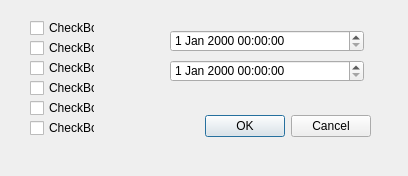
<?xml version="1.0" encoding="UTF-8"?>
<ui version="4.0">
 <class>Dialog</class>
 <widget class="QDialog" name="Dialog">
  <property name="geometry">
   <rect>
    <x>0</x>
    <y>0</y>
    <width>408</width>
    <height>176</height>
   </rect>
  </property>
  <property name="windowTitle">
   <string>Dialog</string>
  </property>
  <widget class="QDialogButtonBox" name="buttonBox">
   <property name="geometry">
    <rect>
     <x>200</x>
     <y>110</y>
     <width>171</width>
     <height>32</height>
    </rect>
   </property>
   <property name="orientation">
    <enum>Qt::Horizontal</enum>
   </property>
   <property name="standardButtons">
    <set>QDialogButtonBox::Cancel|QDialogButtonBox::Ok</set>
   </property>
  </widget>
  <widget class="QCheckBox" name="checkBox">
   <property name="geometry">
    <rect>
     <x>30</x>
     <y>20</y>
     <width>65</width>
     <height>16</height>
    </rect>
   </property>
   <property name="text">
    <string>CheckBox</string>
   </property>
  </widget>
  <widget class="QCheckBox" name="checkBox_2">
   <property name="geometry">
    <rect>
     <x>30</x>
     <y>40</y>
     <width>65</width>
     <height>16</height>
    </rect>
   </property>
   <property name="text">
    <string>CheckBox</string>
   </property>
  </widget>
  <widget class="QCheckBox" name="checkBox_3">
   <property name="geometry">
    <rect>
     <x>30</x>
     <y>60</y>
     <width>65</width>
     <height>16</height>
    </rect>
   </property>
   <property name="text">
    <string>CheckBox</string>
   </property>
  </widget>
  <widget class="QCheckBox" name="checkBox_4">
   <property name="geometry">
    <rect>
     <x>30</x>
     <y>80</y>
     <width>65</width>
     <height>16</height>
    </rect>
   </property>
   <property name="text">
    <string>CheckBox</string>
   </property>
  </widget>
  <widget class="QCheckBox" name="checkBox_5">
   <property name="geometry">
    <rect>
     <x>30</x>
     <y>100</y>
     <width>65</width>
     <height>16</height>
    </rect>
   </property>
   <property name="text">
    <string>CheckBox</string>
   </property>
  </widget>
  <widget class="QCheckBox" name="checkBox_6">
   <property name="geometry">
    <rect>
     <x>30</x>
     <y>120</y>
     <width>65</width>
     <height>16</height>
    </rect>
   </property>
   <property name="text">
    <string>CheckBox</string>
   </property>
  </widget>
  <widget class="QDateTimeEdit" name="dateTimeEdit">
   <property name="geometry">
    <rect>
     <x>170</x>
     <y>30</y>
     <width>194</width>
     <height>22</height>
    </rect>
   </property>
  </widget>
  <widget class="QDateTimeEdit" name="dateTimeEdit_2">
   <property name="geometry">
    <rect>
     <x>170</x>
     <y>60</y>
     <width>194</width>
     <height>22</height>
    </rect>
   </property>
  </widget>
 </widget>
 <resources/>
 <connections>
  <connection>
   <sender>buttonBox</sender>
   <signal>accepted()</signal>
   <receiver>Dialog</receiver>
   <slot>accept()</slot>
   <hints>
    <hint type="sourcelabel">
     <x>248</x>
     <y>254</y>
    </hint>
    <hint type="destinationlabel">
     <x>157</x>
     <y>274</y>
    </hint>
   </hints>
  </connection>
  <connection>
   <sender>buttonBox</sender>
   <signal>rejected()</signal>
   <receiver>Dialog</receiver>
   <slot>reject()</slot>
   <hints>
    <hint type="sourcelabel">
     <x>316</x>
     <y>260</y>
    </hint>
    <hint type="destinationlabel">
     <x>286</x>
     <y>274</y>
    </hint>
   </hints>
  </connection>
 </connections>
</ui>
